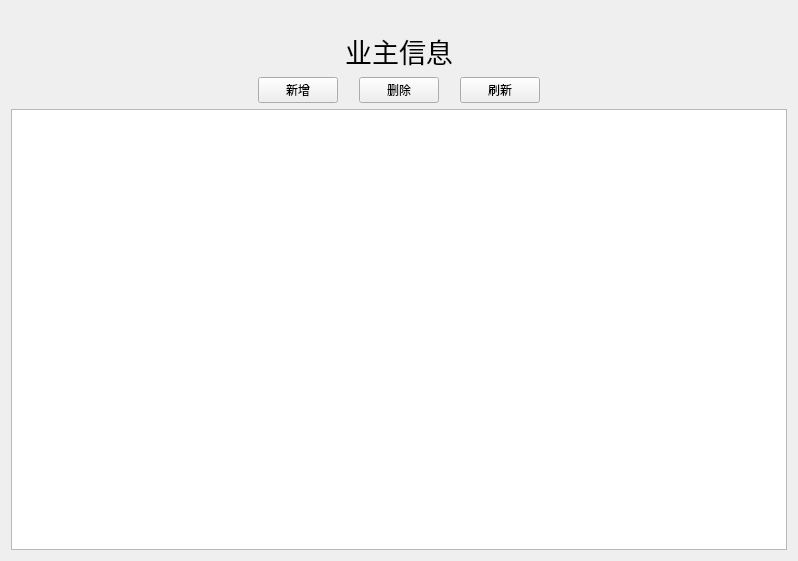
<?xml version="1.0" encoding="UTF-8"?>
<ui version="4.0">
 <class>MyHome</class>
 <widget class="QWidget" name="MyHome">
  <property name="geometry">
   <rect>
    <x>0</x>
    <y>0</y>
    <width>798</width>
    <height>561</height>
   </rect>
  </property>
  <property name="windowTitle">
   <string>家庭信息</string>
  </property>
  <layout class="QGridLayout" name="gridLayout">
   <item row="0" column="0">
    <layout class="QVBoxLayout" name="verticalLayout">
     <item>
      <spacer name="verticalSpacer">
       <property name="orientation">
        <enum>Qt::Vertical</enum>
       </property>
       <property name="sizeType">
        <enum>QSizePolicy::Fixed</enum>
       </property>
       <property name="sizeHint" stdset="0">
        <size>
         <width>20</width>
         <height>20</height>
        </size>
       </property>
      </spacer>
     </item>
     <item>
      <widget class="QLabel" name="label">
       <property name="font">
        <font>
         <family>Agency FB</family>
         <pointsize>20</pointsize>
        </font>
       </property>
       <property name="text">
        <string>业主信息</string>
       </property>
       <property name="alignment">
        <set>Qt::AlignCenter</set>
       </property>
      </widget>
     </item>
     <item>
      <layout class="QHBoxLayout" name="horizontalLayout_4">
       <item>
        <spacer name="horizontalSpacer_4">
         <property name="orientation">
          <enum>Qt::Horizontal</enum>
         </property>
         <property name="sizeHint" stdset="0">
          <size>
           <width>40</width>
           <height>20</height>
          </size>
         </property>
        </spacer>
       </item>
       <item>
        <widget class="QPushButton" name="addButton">
         <property name="text">
          <string>新增</string>
         </property>
        </widget>
       </item>
       <item>
        <spacer name="horizontalSpacer_5">
         <property name="orientation">
          <enum>Qt::Horizontal</enum>
         </property>
         <property name="sizeType">
          <enum>QSizePolicy::Fixed</enum>
         </property>
         <property name="sizeHint" stdset="0">
          <size>
           <width>15</width>
           <height>20</height>
          </size>
         </property>
        </spacer>
       </item>
       <item>
        <widget class="QPushButton" name="deleteButton">
         <property name="text">
          <string>删除</string>
         </property>
        </widget>
       </item>
       <item>
        <spacer name="horizontalSpacer_6">
         <property name="orientation">
          <enum>Qt::Horizontal</enum>
         </property>
         <property name="sizeType">
          <enum>QSizePolicy::Fixed</enum>
         </property>
         <property name="sizeHint" stdset="0">
          <size>
           <width>15</width>
           <height>20</height>
          </size>
         </property>
        </spacer>
       </item>
       <item>
        <widget class="QPushButton" name="refreshButton">
         <property name="text">
          <string>刷新</string>
         </property>
        </widget>
       </item>
       <item>
        <spacer name="horizontalSpacer_7">
         <property name="orientation">
          <enum>Qt::Horizontal</enum>
         </property>
         <property name="sizeHint" stdset="0">
          <size>
           <width>40</width>
           <height>20</height>
          </size>
         </property>
        </spacer>
       </item>
      </layout>
     </item>
    </layout>
   </item>
   <item row="1" column="0">
    <widget class="QTableView" name="tableView"/>
   </item>
  </layout>
 </widget>
 <resources/>
 <connections/>
</ui>
